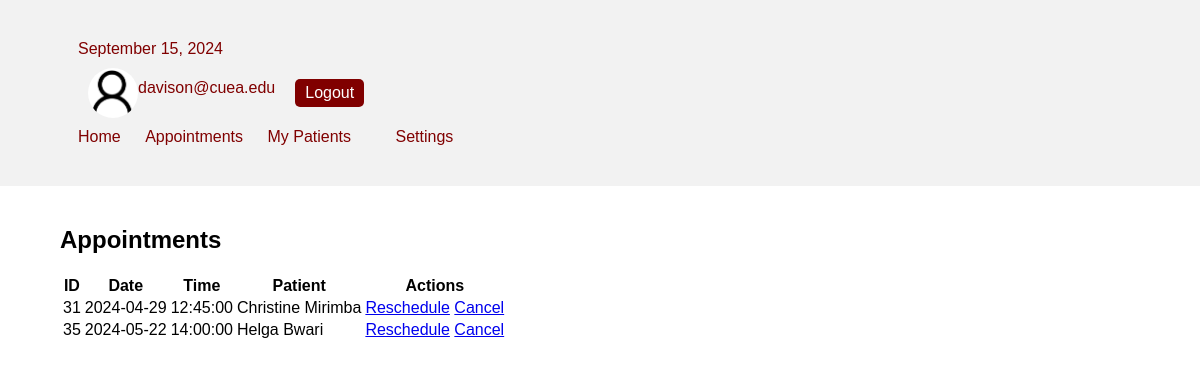
/doctor/appointment.php (signed in), run on the app's committed database.
### tables this page shows
CREATE TABLE `appointment` (
  `appid` int(11) NOT NULL,
  `appdate` date NOT NULL,
  `apptime` time NOT NULL,
  `pid` int(20) NOT NULL,
  `did` int(20) NOT NULL,
  `checked_out` tinyint(1) DEFAULT 0
);

CREATE TABLE `patients` (
  `id` int(20) NOT NULL,
  `first_name` varchar(50) NOT NULL,
  `last_name` varchar(50) NOT NULL,
  `dob` date NOT NULL,
  `email` varchar(50) NOT NULL,
  `password` varchar(255) NOT NULL,
  `mobile_number` varchar(15) NOT NULL,
  `admission_number` varchar(20) NOT NULL
);

### doctor/appointment.php (the view, shortened to what this page needs)
<?php
include '../connection.php';
$doctor_email = $_SESSION['email'];
$query = "SELECT did FROM doctor WHERE demail = ?";
$stmt = $database->prepare($query);
$stmt->bind_param("s", $doctor_email);
$stmt->execute();
$stmt->store_result();
$stmt->bind_result($doctor_id);
$query = "SELECT a.appid, a.appdate, a.apptime, p.first_name, p.last_name
          FROM appointment a
          JOIN patients p ON a.pid = p.id
          WHERE a.did = ?";
$stmt = $database->prepare($query);
$stmt->bind_param("i", $doctor_id);
$stmt->execute();
$result = $stmt->get_result();
$appointments = [];
while ($row = $result->fetch_assoc()) {
    $appointments[] = $row;
}
?>
<!DOCTYPE html>
<html lang="en">
<head>
    <link rel="stylesheet" href="doctor.css">
</head>
<body>
    <header>
        <div class="container">
            <div class="date">
                <?php echo date("F j, Y"); ?>
            </div>
            <div class="profile-container">
                <img src="../images/user.png" alt="User" class="user-icon">
                <p class="profile-email"><?php echo htmlspecialchars($doctor_email); ?></p>
                <a href="logout.php" class="logout-btn">Logout</a>
            </div>
            <nav>
                <ul>
                    <li><a href="doctor.php">Home</a></li>
                    <li><a href="appointment.php">Appointments</a></li>
                    <li><a href="mypatients.php">My Patients</a></li>
                    <li><a href="settings.php" class="settings-link">Settings</a></li>
                </ul>
            </nav>
        </div>
    </header>
    <div class="container">
        <h2>Appointments</h2>
        <?php if (count($appointments) > 0): ?>
            <table>
                <thead>
                    <tr>
                        <th>ID</th>
                        <th>Date</th>
                        <th>Time</th>
                        <th>Patient</th>
                        <th>Actions</th>
                    </tr>
                </thead>
                <tbody>
                    <?php foreach ($appointments as $appointment): ?>
                        <tr>
                            <td><?php echo htmlspecialchars($appointment['appid']); ?></td>
                            <td><?php echo htmlspecialchars($appointment['appdate']); ?></td>
                            <td><?php echo htmlspecialchars($appointment['apptime']); ?></td>
                            <td><?php echo htmlspecialchars($appointment['first_name'] . ' ' . $appointment['last_name']); ?></td>
                            <td>
                                <a href="reschedule.php?appid=<?php echo htmlspecialchars($appointment['appid']); ?>">Reschedule</a>
                                <a href="cancel_appointment.php?appid=<?php echo htmlspecialchars($appointment['appid']); ?>">Cancel</a>
                            </td>
                        </tr>
                    <?php endforeach; ?>
                </tbody>
            </table>
        <?php else: ?>
            <p>No appointments found.</p>
        <?php endif; ?>
    </div>
</body>
</html>

### doctor/doctor.css (style rules this page uses)
body { font-family: Arial, sans-serif; background-color: white; margin: 0; padding: 0; min-height: 100vh; display: flex; flex-direction: column; }
.container { width: 90%; margin: 0 auto; padding: 20px; }
header { background-color: #f2f2f2; padding: 20px; }
.profile-container { display: flex; align-items: center; padding: 10px; }
.user-icon { width: 50px; height: 50px; border-radius: 50%; }
.logout-btn { background-color: maroon; color: white; border: none; padding: 5px 10px; border-radius: 5px; text-decoration: none; display: block; }
.profile-email { margin-top: 5px; color:maroon }
.logout-btn { background-color: maroon; color: white; border: none; padding: 5px 10px; border-radius: 5px; text-decoration: none; margin-left: 20px; }
nav ul { list-style-type: none; padding: 0; margin: 0; }
nav ul li { display: inline; margin-right: 20px; }
nav ul li a { color: maroon; text-decoration: none; }
.date { color: maroon; font-size: 16px; }
.settings-link { color: maroon; text-decoration: none; margin-left: 20px; }

### data on the page
appointment: appid "31", appdate "2024-04-29", apptime "12:45:00", patients.first_name+last_name "Christine Mirimba"
appointment: appid "35", appdate "2024-05-22", apptime "14:00:00", patients.first_name+last_name "Helga Bwari"

### other printed values
$doctor_email "davison@cuea.edu"
